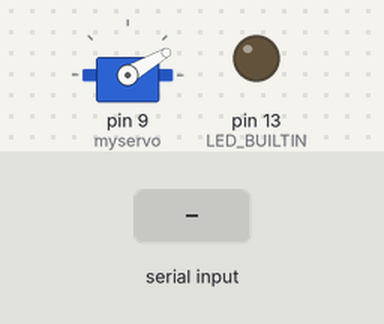
Bench run of a sketch on a simulated Arduino Uno, built with avr-gcc and run on an emulated ATmega328P. Shown: servo, output pins drawn as LEDs (lit = HIGH). The test bench sets the inputs (shaded band). What the sketch prints to the serial monitor is not drawn.

Above: at 1.3 s.
1.4 s: "90,45\n" received over Serial
At 2.1 s:
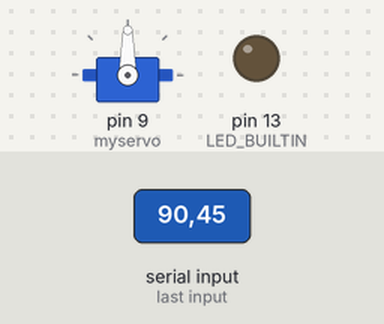
3.1 s: "30,150\n" received over Serial
At 3.27 s:
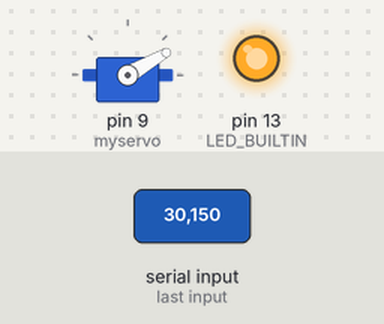
4.8 s: "5\n" received over Serial
At 5.6 s:
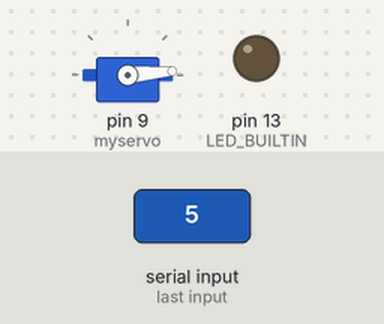
6.5 s: "200\n" received over Serial
At 7.7 s:
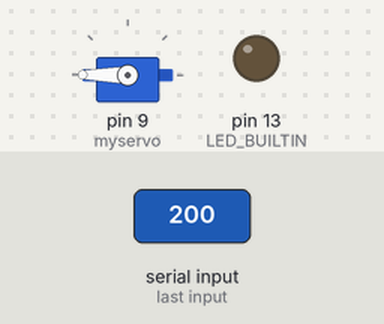
8.2 s: "90\n" received over Serial
At 8.33 s:
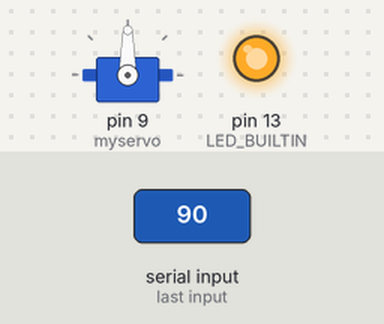
Timing chart, 0 to 10.9 s (numbered marks = the images above; inputs shaded):
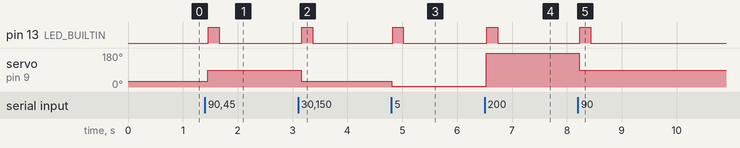

The sketch:

serial_v2.ino
```cpp
#include <Servo.h>

Servo myservo;  // create servo object to control a servo

String inputString = "";    //variable para concatenar los bytes del puerto serie
bool completeRead = false;  //variable para indicar la lectura completa del puerto
int pos = 30;

void setup() {
  // initialize digital pin LED_BUILTIN as an output.
  pinMode(LED_BUILTIN, OUTPUT);
  Serial.begin(9600);
  myservo.attach(9);  // attaches the servo on pin 9 to the servo object
  myservo.write(pos);
  delay(100);
}

void loop() {
  if (completeRead) {
    digitalWrite(LED_BUILTIN, HIGH);  //Enciende un led de verificación de comunicación
    delay(200);                       // wait for a second
    Serial.print(pos);
    digitalWrite(LED_BUILTIN, LOW);  //Apaga el led de verificación de comunicación
    delay(200);
    inputString = "";
    completeRead = false;
  }
}

void serialEvent() {
  while (Serial.available()) {
    char text = (char)Serial.read();  //Pregunta por un nuevo dato en el puerto serie
    inputString += text;              //Concatena los datos en una variable inputString
    if (text == '\n') {               //Si lee /n es porque la cadena fue leida por completo
      completeRead = true;
      pos = inputString.toInt();
      myservo.write(pos);
    }
    Serial.print("");
    delay(10);
  }
}
```

Measured:
- after the input at 1.4 s, pin 13 (LED_BUILTIN): LOW → HIGH after 0.06 s, → LOW 0.20 s later; servo on pin 9 (myservo): 30° → 90° after 0.05 s
- after the input at 3.1 s, pin 13 (LED_BUILTIN): LOW → HIGH after 0.07 s, → LOW 0.20 s later; servo on pin 9 (myservo): 90° → 30° after 0.06 s
- after the input at 4.8 s, pin 13 (LED_BUILTIN): LOW → HIGH at once, → LOW 0.20 s later; servo on pin 9 (myservo): 30° → 5° at once
- after the input at 6.5 s, pin 13 (LED_BUILTIN): LOW → HIGH at once, → LOW 0.20 s later; servo on pin 9 (myservo): 5° → 180° at once
- after the input at 8.2 s, pin 13 (LED_BUILTIN): LOW → HIGH at once, → LOW 0.20 s later; servo on pin 9 (myservo): 180° → 90° at once
